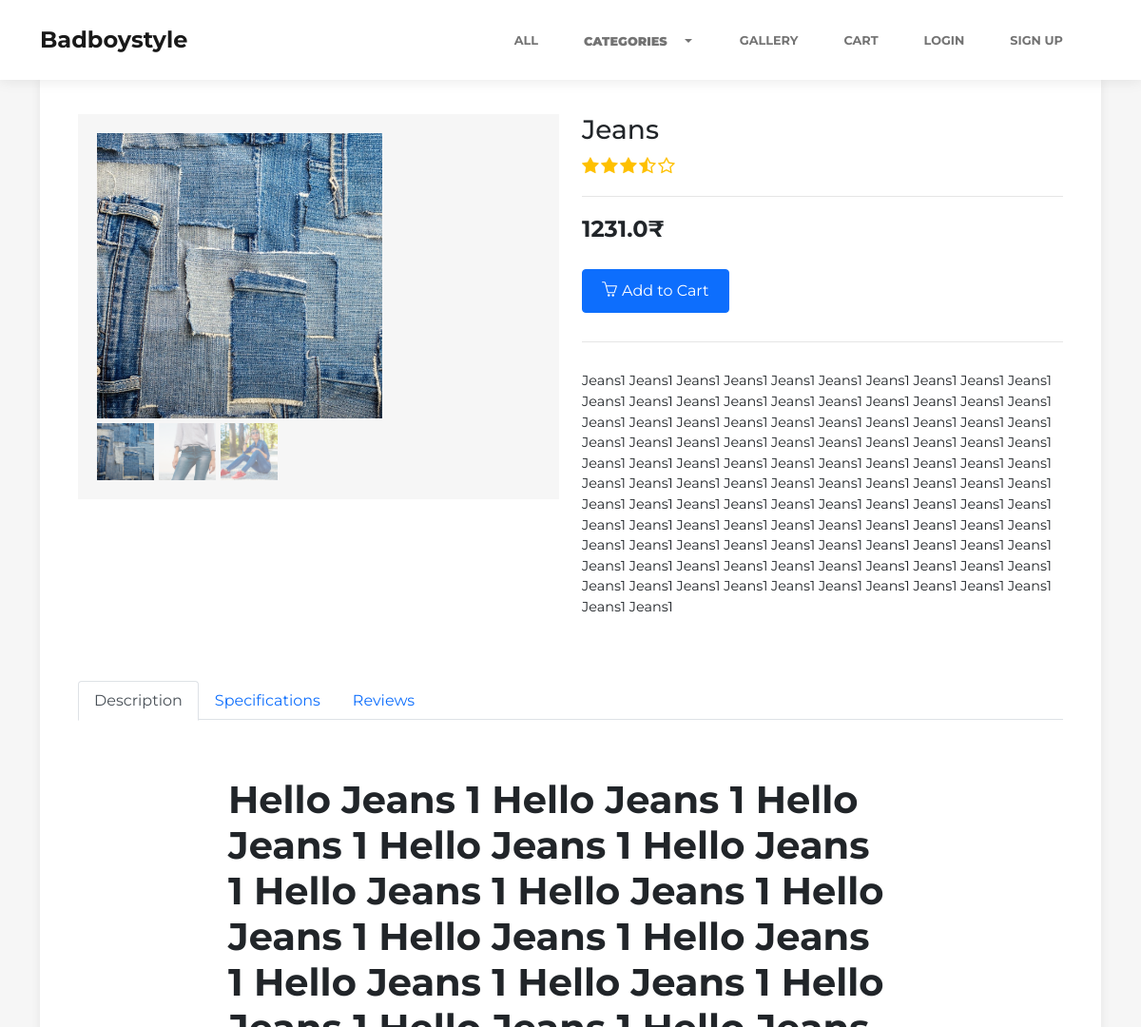
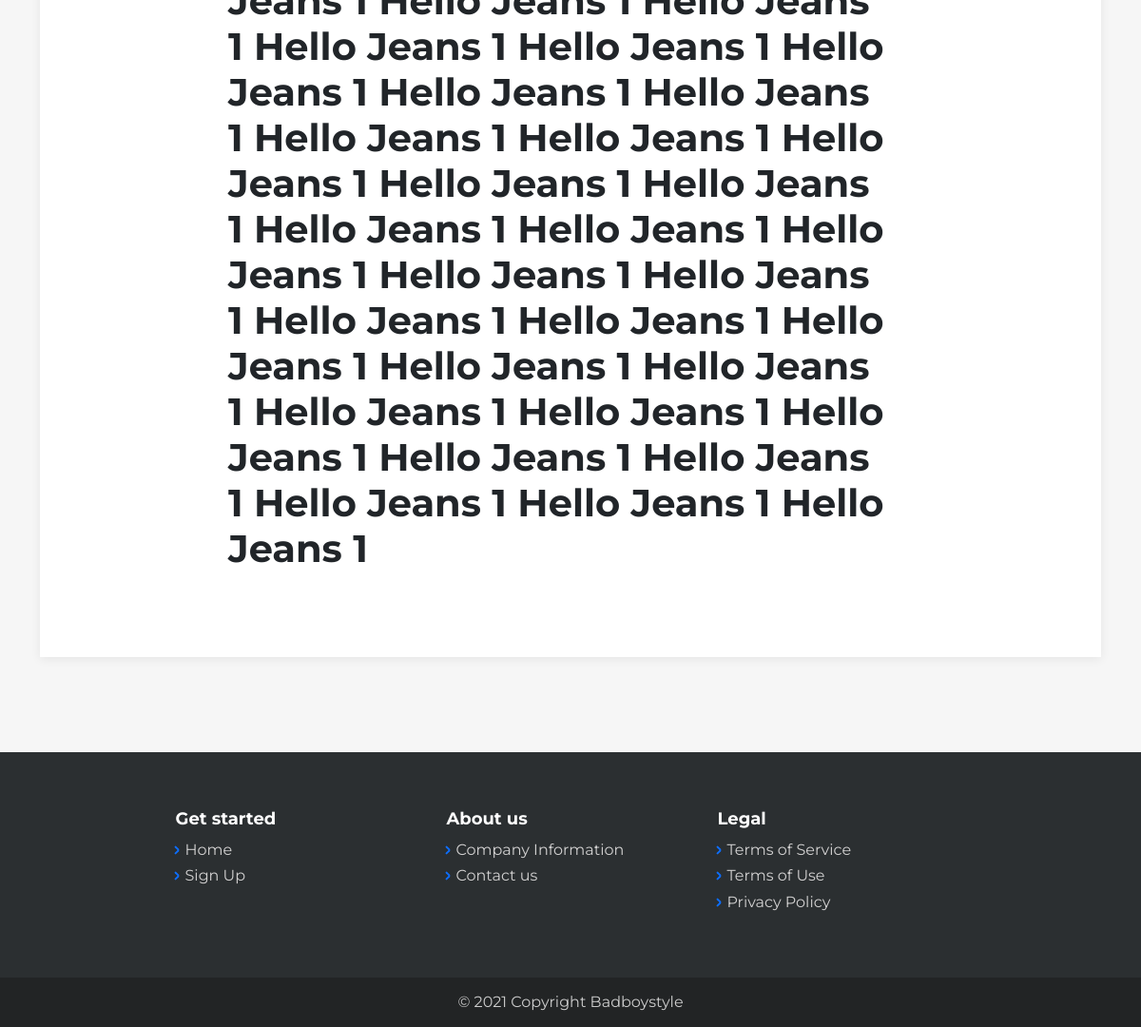
The app's page /product/Jeans with its own data (2 pictures, top to bottom).
### product/models.py (models this page shows, shortened)
class Product(models.Model):
    name = models.CharField(max_length=1000, unique=True)
    type = models.ForeignKey(Type, on_delete=models.CASCADE, related_name="type_of_product")
    size = models.CharField(max_length=4, choices=sizes)
    image = models.ImageField(upload_to='products/%Y/%m/%d/')
    image2 = models.ImageField(upload_to='products/%Y/%m/%d/', blank = True, null = True)
    image3 = models.ImageField(upload_to='products/%Y/%m/%d/', blank = True, null = True)
    description = models.TextField()
    detail = models.TextField()
    specification = models.OneToOneField(Specification, on_delete=models.CASCADE, related_name="specification_of_product", blank=True, null=True)
    stock = models.PositiveBigIntegerField(default=1)
    created = models.DateTimeField(auto_now_add = True)
    edited = models.DateTimeField(auto_now = True)
    price = models.FloatField(default=0)
    comment = models.ManyToManyField(Comment, blank=True)
    class Meta:
        ordering = ['edited']

### product/views.py (the view)
# urls.py: path('', views.index, name = 'index'),
def index(request, name):
    product = Product.objects.get(name = name)
    related_products = Product.objects.filter(type=product.type).exclude(name=name)[:2]
    context = {
        "product": product,
        "related_products": related_products,
    }
    return render(request, 'product/index.html', context)

### home/context_processors.py (called while the page is built)
def get_categories(request):
    categories = Type.objects.all()
    return {
        'categories': categories,
    }

### product/models.py (called while the page is built)
    def __str__(self):
        return self.name

### product/templates/product/index.html (shortened to what this page needs)
{% extends 'home/layout.html' %}
{% load static %}
{% block body %}
<main class="page product-page">
    <section class="clean-block clean-product dark">
        <div class="container">
            <div class="block-content">
                <div class="product-info">
                    <div class="row">
                        <div class="col-md-6">
                            <div class="gallery">
                                <div id="product-preview" class="vanilla-zoom">
                                    <div class="zoomed-image"></div>
                                    <div class="sidebar">
                                        <img class="img-fluid d-block small-preview" src="{{ product.image.url }}">
                                        {% if product.image2 %}
                                        <img class="img-fluid d-block small-preview" src="{{ product.image2.url }}">
                                        {% endif %}
                                        {% if product.image3 %}
                                        <img class="img-fluid d-block small-preview" src="{{ product.image3.url }}">
                                        {% endif %}
                                    </div>
                                </div>
                            </div>
                        </div>
                        <div class="col-md-6">
                            <div class="info">
                                <h3>{{ product.name }}</h3>
                                <div class="rating"><img src="{% static 'assets/img/star.svg' %}"><img src="{% static 'assets/img/star.svg' %}"><img src="{% static 'assets/img/star.svg' %}"><img src="{% static 'assets/img/star-half-empty.svg' %}"><img src="{% static 'assets/img/star-empty.svg' %}"></div>
                                <div class="price">
                                    <h3>{{ product.price }}₹</h3>
                                </div><button class="btn btn-primary" type="button"><i class="icon-basket"></i>Add to Cart</button>
                                <div class="summary">
                                    <p>{{ product.description }}</p>
                                </div>
                            </div>
                        </div>
                    </div>
                </div>
                <div class="product-info">
                    <div>
                        <ul class="nav nav-tabs" role="tablist" id="myTab">
                            <li class="nav-item" role="presentation"><a class="nav-link active" role="tab" data-bs-toggle="tab" id="description-tab" href="#description">Description</a></li>
                            <li class="nav-item" role="presentation"><a class="nav-link" role="tab" data-bs-toggle="tab" id="specifications-tabs" href="#specifications">Specifications</a></li>
                            <li class="nav-item" role="presentation"><a class="nav-link" role="tab" data-bs-toggle="tab" id="reviews-tab" href="#reviews">Reviews</a></li>
                        </ul>
                        <div class="tab-content" id="myTabContent">
                            <div class="tab-pane fade show active description" role="tabpanel" id="description">
                                {{ product.detail|safe }}
                            </div>
                        </div>
                    </div>
                </div>
            </div>
        </div>
    </section>
</main>
{% endblock %}

### home/templates/home/layout.html (shortened to what this page needs)
{% load static %}
<!DOCTYPE html>
<html lang="en">
<head>
    <link href="https://cdn.jsdelivr.net/npm/bootstrap@5.1.0/dist/css/bootstrap.min.css" rel="stylesheet">
    <link rel="stylesheet" href="https://stackpath.bootstrapcdn.com/bootstrap/4.1.3/css/bootstrap.min.css">
    <link rel="stylesheet" href="{% static 'assets/bootstrap/css/bootstrap.min.css' %}">
    <link rel="stylesheet" href="{% static 'assets/fonts/simple-line-icons.min.css' %}">
    <link rel="stylesheet" href="https://cdnjs.cloudflare.com/ajax/libs/baguettebox.js/1.10.0/baguetteBox.min.css">
    <link rel="stylesheet" href="{% static 'assets/css/vanilla-zoom.min.css' %}">
    <link rel="stylesheet" href="{% static 'assets/css/my_css.css' %}">
    <nav class="navbar navbar-light navbar-expand-lg fixed-top bg-white clean-navbar">
        <div class="container"><a class="navbar-brand logo" href="{% url 'home:index' %}"><strong>Badboystyle</strong></a>
            <div class="collapse navbar-collapse" id="navcol-1">
                <ul class="navbar-nav ms-auto">
                    <li class="nav-item"><a class="nav-link" href="{% url 'home:all' %}" style="color: rgba(0, 0, 0, 0.55);border-color: rgba(0, 0, 0, 0.55);border-top-color: rgba(0,;border-right-color: 0,;border-bottom-color: 0,;border-left-color: 0.55);font-weight: bold;">All</a></li>
                    <li class="nav-item">
                        <a class="nav-link" href="{% url 'home:categories' %}" style="padding: 0px;">
                            <div class="btn-group dropdown">
                                <a class="btn btn-primary text-uppercase" role="button" style="color: rgba(0, 0, 0, 0.55);background: transparent;padding: 8px;height: 35.2px;width: 104.925px;font-size: 12.8px;border-radius: 0px;border-color: rgba(0,0,0,0.55);border-top-color: transparent;border-right-color: transparent;border-bottom-color: transparent;border-left-color: transparent;font-weight: bold;" href="{% url 'home:categories' %}">
                                    <strong>Categories</strong>
                                </a>
                                <button class="btn btn-primary dropdown-toggle dropdown-toggle-split" data-toggle="dropdown" data-bs-toggle="dropdown" aria-haspopup="true" aria-expanded="false" type="button" style="background: rgb(255,255,255);color: rgba(0,0,0,0.55);border-color: rgba(0,0,0,0);padding: -10px;margin: 0px;height: 35.2px;">
                                </button>
                            </div>
                        </a>
                    </li>
                    <li class="nav-item"><a class="nav-link" href="{% url 'home:gallery' %}" style="color: rgba(0, 0, 0, 0.55);font-weight: bold;">Gallery</a></li>
                    <li class="nav-item"><a class="nav-link active" href="{% url 'cart:index' %}" style="color: rgba(0, 0, 0, 0.55);font-weight: bold;">Cart</a></li>
                    {% if user.is_authenticated %}
                    <li class="nav-item"><a class="nav-link" href="{% url 'home:logout' %}" style="font-weight: bold;">Logout</a></li>
                    <a href="{% url 'home:viewprofile' %}" style="color: rgba(0, 0, 0, 0.55);text-decoration: none;"><div>{{ user.username }}</a>
                    {% else %}
                    <li class="nav-item"><a class="nav-link" href="{% url 'home:login' %}" style="font-weight: bold;">Login</a></li>
                    <li class="nav-item"><a class="nav-link" href="{% url 'home:signup' %}" style="font-weight: bold;">Sign Up</a></li>
                    {% endif %}
                </ul>
            </div>
        </div>
    </nav>
</head>
<body>
    {% block body %}
    {% endblock %}
    <footer class="page-footer dark">
        <div class="container">
            <div class="row row-cols-3 text-center d-flex float-none justify-content-center">
                <div class="col-sm-3">
                    <h5 class="text-start">Get started</h5>
                    <ul>
                        <li class="text-start"><a href="index.html">Home</a></li>
                        <li class="text-start"><a href="{% url 'home:signup' %}">Sign Up</a></li>
                    </ul>
                </div>
                <div class="col-sm-3">
                    <h5 class="text-start">About us</h5>
                    <ul>
                        <li class="text-start"><a class="text-start" href="about-us.html">Company Information</a></li>
                        <li class="text-start"><a href="contact-us.html">Contact us</a></li>
                    </ul>
                </div>
                <div class="col-sm-3">
                    <h5 class="text-start">Legal</h5>
                    <ul>
                        <li class="text-start"><a href="#">Terms of Service</a></li>
                        <li class="text-start"><a href="#">Terms of Use</a></li>
                        <li class="text-start"><a href="#">Privacy Policy</a></li>
                    </ul>
                </div>
            </div>
        </div>
        <div class="footer-copyright">
            <p>© 2021 Copyright Badboystyle</p>
        </div>
    </footer>
</body>
</html>

### records on screen
Product: image (picture), image2 (picture), image3 (picture), name "Jeans", price "1231.0", description "Jeans1 Jeans1 Jeans1 Jeans1 Jeans1 Jeans1 Jeans1 Jeans1 Jeans1 Jeans1 Jeans1 Jeans1 Jeans1 Jeans1 Jeans1 Jeans1 Jeans1 Jeans1 Jeans1 Jeans1 Jeans1 Jeans1 Jeans1 Jeans1 Jeans1 Jeans1 Jeans1 Jeans1 Jeans1 Jeans1 Jeans1 Jeans1 Jeans1 Jeans1 Jeans1 Jeans1 Jeans1 Jeans1 Jeans1 Jeans1 Jeans1 Jeans1 Jeans1 Jeans1 Jeans1 Jeans1 Jeans1 Jeans1 Jeans1 Jeans1 Jeans1 Jeans1 Jeans1 Jeans1 Jeans1 Jeans1 Jeans1 Jeans1 Jeans1 Jeans1 Jeans1 Jeans1 Jeans1 Jeans1 Jeans1 Jeans1 Jeans1 Jeans1 Jeans1 Jeans1 Jeans1 Jeans1 Jeans1 Jeans1 Jeans1 Jeans1 Jeans1 Jeans1 Jeans1 Jeans1 Jeans1 Jeans1 Jeans1 Jeans1 Jeans1 Jeans1 Jeans1 Jeans1 Jeans1 Jeans1 Jeans1 Jeans1 Jeans1 Jeans1 Jeans1 Jeans1 Jeans1 Jeans1 Jeans1 Jeans1…", detail "Hello Jeans 1 Hello Jeans 1 Hello Jeans 1 Hello Jeans 1 Hello Jeans 1 Hello Jeans 1 Hello Jeans 1 Hello Jeans 1 Hello Jeans 1 Hello Jeans 1 Hello Jeans 1 Hello Jeans 1 Hello Jeans 1 Hello Jeans 1 Hello Jeans 1 Hello Jeans 1 Hello Jeans 1 Hello Jeans 1 Hello Jeans 1 Hello Jeans 1 Hello Jeans 1 Hello Jeans 1 Hello Jeans 1 Hello Jeans 1 Hello Jeans 1 Hello Jeans 1 Hello Jeans 1 Hello Jeans 1 Hello Jeans 1 Hello Jeans 1 Hello Jeans 1 Hello Jeans 1 Hello Jeans 1 Hello Jeans 1 Hello Jeans 1 Hello Jeans 1 Hello Jeans 1 Hello Jeans 1 Hello Jeans 1 Hello Jeans 1 Hello Jeans 1 Hello Jeans 1 Hello Jeans 1"
